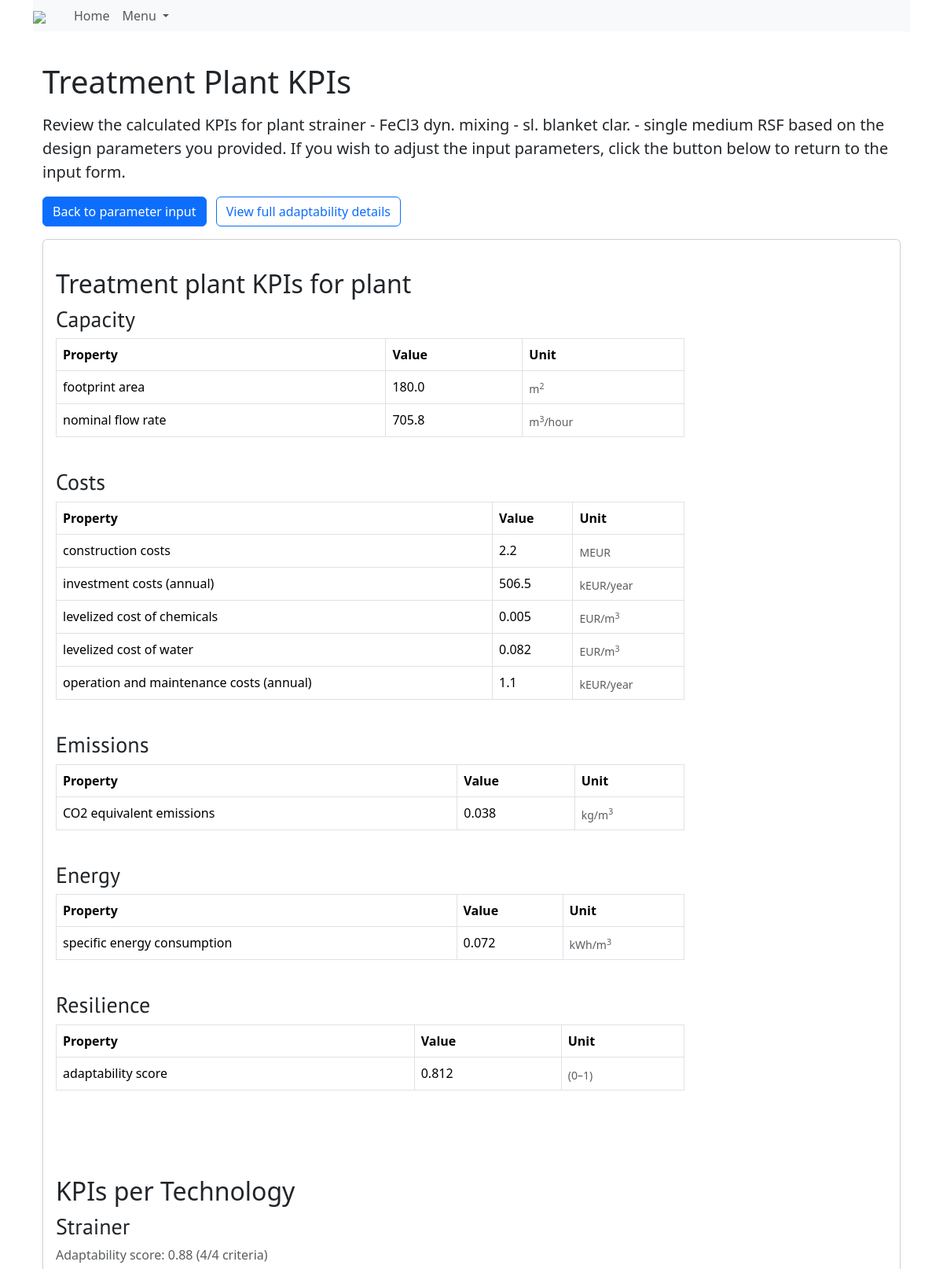
The page /treatmentplant/1/results/ (upper part) on the database its author committed.
### drinq/models.py (models this page shows, shortened)
class TreatmentPlant(models.Model):
    id = models.AutoField(primary_key=True, unique=True)
    configuration = models.ForeignKey(
        MultiStepConfiguration, models.CASCADE, blank=True, null=True,
        db_column='configuration')
    option = models.IntegerField(
        blank=False, null=False,
        help_text="Identifying number in a set of preliminary treatment design options"
        )
    name = models.TextField(blank=True, null=False)
    description = models.TextField(blank=True, null=True)
    slug = models.SlugField(unique=True, blank=True)
    class Meta:
        db_table = 'treatmentplant'
        verbose_name_plural = "treatment plants"

class TreatmentPlantPropertyValue(models.Model):
    id = models.AutoField(primary_key=True, unique=True)
    treatmentplant = models.ForeignKey(
        TreatmentPlant,
        on_delete=models.CASCADE, blank=True, null=True,
        db_column='treatmentplant')
    property = models.ForeignKey(
        'TreatmentPlantProperty',
        on_delete=models.CASCADE, blank=True, null=True,
        db_column='property')
    value = models.TextField(blank=True, null=False)
    class Meta:
        db_table = 'treatmentplant_propertyvalue'
        verbose_name_plural = "treatment plant property values"

class ParameterCategory(models.Model):
    id = models.AutoField(primary_key=True, unique=True)
    name = models.TextField(unique=True, null=False)
    description = models.TextField(blank=True, null=True)
    class Meta:
        db_table = 'parametercategory'
        verbose_name_plural = "parameter categories"

class TreatmentPlantProperty(models.Model):
    id = models.AutoField(primary_key=True, unique=True)
    name = models.TextField(unique=True, null=False)
    description = models.TextField(blank=True, null=True)
    unit = models.TextField(blank=True, null=True)
    category = models.ForeignKey(
        'ParameterCategory', models.CASCADE, blank=True, null=True,
        db_column='category')
    class Meta:
        db_table = 'treatmentplantproperty'
        verbose_name_plural = "treatment plant properties"

class Technology(models.Model):
    id = models.AutoField(primary_key=True, unique=True)
    name = models.TextField(unique=True, null=False)
    description = models.TextField(blank=True, null=True)
    slug = AutoSlugField(populate_from='name')
    advantage = models.TextField(null=True, max_length=500)
    disadvantage = models.TextField(null=True, max_length=500)
    class Meta:
        db_table = 'technology'
        verbose_name_plural = "technologies"

### drinq/views.py (the view)
class DesignParameterResultsView(generic.DetailView):
    model = TreatmentPlant
    template_name = 'drinq/treatmentplant_property_results.html'
    pk_url_kwarg = 'plant_id'
    def get_context_data(self, **kwargs):
        context = super().get_context_data(**kwargs)
        properties = (
            TreatmentPlantPropertyValue.objects
            .filter(treatmentplant=self.object)
            .select_related('property__category')
            .order_by('property__category__name', 'property__name')
        )
        properties_by_category = defaultdict(list)
        for prop_value in properties:
            category = getattr(prop_value.property, 'category', None)
            category_name = category.name if category else 'Uncategorized'
            properties_by_category[category_name].append(prop_value)
        context['properties_by_category'] = properties_by_category.items()
        tech_kpi_qs = TreatmentPlantTechnologyKPIValue.objects.filter(
            treatmentplant=self.object
        ).select_related('technology', 'kpi')
        tech_kpis = defaultdict(list)
        for kpi_value in tech_kpi_qs:
            tech_kpis[kpi_value.technology].append(kpi_value)
        layout_qs = TreatmentPlantLayout.objects.filter(
            treatmentplant=self.object
        ).select_related('technology').order_by('step')
        ordered_techs = [
            layout.technology for layout in layout_qs
            if layout.technology is not None]
        adaptability_data = get_adaptability_scores_for_technologies(
            ordered_techs)
        technology_kpis_ordered = []
        for tech in ordered_techs:
            if tech in tech_kpis:
                technology_kpis_ordered.append({
                    'technology': tech,
                    'kpis': tech_kpis[tech],
                    'adaptability_score': adaptability_data[
                        'technology_scores'].get(tech.id),
                    'criteria_count': adaptability_data[
                        'technology_criteria_counts'].get(tech.id, 0),
                })
        context['technology_kpis_ordered'] = technology_kpis_ordered
        adaptability_score = adaptability_data['plant_score']
        if adaptability_score is not None:
            adapt_prop, _ = TreatmentPlantProperty.objects.get_or_create(
                name="adaptability score",
                defaults={
                    'unit': '(0–1)',
                    'description': 'Average adaptability score across all technologies and criteria',
                },
            )
            TreatmentPlantPropertyValue.objects.update_or_create(
                treatmentplant=self.object,
                property=adapt_prop,
                defaults={'value': f"{adaptability_score:.4f}"},
            )
        context['plant_adaptability_score'] = adaptability_score
        context['adaptability_criteria_total'] = (
            adaptability_data['criteria_total'])
        return context

### closuretree/models.py (called while the page is built)
@receiver(post_save, dispatch_uid='closure-model-save')
def closure_model_save(sender, **kwargs):
    if issubclass(sender, ClosureModel):
        instance = kwargs['instance']
        create = kwargs['created']
        if create:
            closure_instance = instance._closure_model(
                parent=instance,
                child=instance,
                depth=0
            )
            closure_instance.save()
        if instance._closure_change_check():
            if instance._closure_change_oldparent():
                instance._closure_deletelink(instance._closure_change_oldparent())
            instance._closure_createlink()
            delattr(instance, "_closure_old_parent_pk")
        elif create:
            instance._closure_createlink()

### drinq/templatetags/kpi_format.py (called while the page is built)
def format_kpi_value(value):
    try:
        val = float(value)
    except (TypeError, ValueError):
        return value
    if abs(val) < 1:
        if val == 0:
            return "0"
        return f"{val:.3f}"
    if abs(val) >= 1000:
        return f"{val:,.1f}"
    else:
        return f"{val:.1f}"

@register.simple_tag
def scaled_kpi_display(value, kpi_name):
    try:
        numeric_value = float(value)
    except (TypeError, ValueError):
        return {
            "value": value,
            "unit_prefix": "",
        }
    kpi_label = str(kpi_name or "").lower()
    is_cost_kpi = "cost" in kpi_label
    if is_cost_kpi and abs(numeric_value) >= 1_000_000:
        return {
            "value": format_kpi_value(numeric_value / 1_000_000),
            "unit_prefix": "M",
        }
    if is_cost_kpi and abs(numeric_value) >= 1_000:
        return {
            "value": format_kpi_value(numeric_value / 1_000),
            "unit_prefix": "k",
        }
    return {
        "value": format_kpi_value(numeric_value),
        "unit_prefix": "",
    }

### drinq/templatetags/unit_format.py (called while the page is built)
def superscript_exponents(value: str) -> str:
    if not isinstance(value, str):
        return value
    def repl(match):
        return f"<sup>{match.group(1)}</sup>"
    result = re.sub(r'\^(\-?\d+)', repl, value)
    return mark_safe(result)

### templates/drinq/treatmentplant_property_results.html (shortened to what this page needs)
{% extends 'base.html' %}
{% load i18n %}
{% load kpi_format %}
{% load unit_format %}
{% block content %}
<body class="bg-light">
<div class="container mt-4">
  <h1 class="mb-3">Treatment Plant KPIs</h1>
  <p class="lead">Review the calculated KPIs for plant <strong>{{ object.name }}</strong> based on the design parameters you
     provided. If you wish to adjust the input parameters, click the button below to return to the input form.</p>
    <a href="{% url 'design_parameter_input' object.id %}" class="btn btn-primary">Back to parameter input</a>
        <a href="{% url 'adaptability_details' object.id %}" class="btn btn-outline-primary ms-2">View full adaptability details</a>
    <div class="card shadow-sm p-3 bg-white">
        <h2>Treatment plant KPIs for plant </h2>
        {% if properties_by_category %}
            {% for category_name, category_props in properties_by_category %}
            <div class="mb-4">
                <h3>{{ category_name|capfirst }}</h3>
                <table class="table table-bordered">
                    <tr>
                        <th>Property</th>
                        <th>Value</th>
                        <th>Unit</th>
                    </tr>
                    {% for prop in category_props %}
                    {% scaled_kpi_display prop.value prop.property.name as display %}
                    <tr>
                        <td>{{ prop.property.name }}</td>
                        <td>{{ display.value }}</td>
                        <td class="align-top">
                            <div class="form-text text-muted small mt-1">
                                {% if display.unit_prefix %}{{ display.unit_prefix }}{% endif %}{{ prop.property.unit|superscript_exponents|safe }}
                            </div>
                        </td>
                    </tr>
                    {% endfor %}
                </table>
            </div>
            {% endfor %}
        {% else %}
            <div class="mb-4"><em>No plant-level KPIs available for this plant.</em></div>
        {% endif %}
        {% if technology_kpis_ordered %}
        <div class="mt-5">
            <h2>KPIs per Technology</h2>
            <div class="mb-4">
                {% for row in technology_kpis_ordered %}
                    <h3>{{ row.technology.name }}</h3>
                    <p class="mb-2 text-muted">
                        Adaptability score:
                        {% if row.adaptability_score is not None %}
                            {{ row.adaptability_score|floatformat:2 }}
                            ({{ row.criteria_count }}/{{ adaptability_criteria_total }} criteria)
                        {% else %}
                            <em>Not available</em>
                        {% endif %}
                    </p>
                {% endfor %}
            </div>
        {% else %}
            <div class="mt-5"><em>No technology KPIs available for this plant.</em></div>
        {% endif %}
    </div>
</div>
<br>
</body>
{% endblock %}

### drinq/static/css/drinq.css (style rules this page uses)
.page-header h1, .h1, h1 { margin-top: 1em; }
.h2, h2 { margin-top: .67em; }
.h3, h3, .h4, h4 { font-family: 'PT Sans', cursive; }
@media (min-width: 750px) { table { max-width: 800px; width: 100%; margin-left: 0; margin-right: auto; } }

### rows shown on the page
TreatmentPlant: name "strainer - FeCl3 dyn. mixing - sl. blanket clar. - single medium RSF"
TreatmentPlantPropertyValue: name "Capacity", property.name "footprint area", value "180.0", property.unit|superscript_exponents "m 2"
TreatmentPlantPropertyValue: property.name "nominal flow rate", value "705.8", property.unit|superscript_exponents "m 3 /hour"
TreatmentPlantPropertyValue: name "Costs", property.name "construction costs", value "2.2", unit_prefix "M", property.unit|superscript_exponents "EUR"
TreatmentPlantPropertyValue: property.name "investment costs (annual)", value "506.5", unit_prefix "k", property.unit|superscript_exponents "EUR/year"
TreatmentPlantPropertyValue: property.name "levelized cost of chemicals", value "0.005", property.unit|superscript_exponents "EUR/m 3"
TreatmentPlantPropertyValue: property.name "levelized cost of water", value "0.082", property.unit|superscript_exponents "EUR/m 3"
TreatmentPlantPropertyValue: property.name "operation and maintenance costs (annual)", value "1.1", unit_prefix "k", property.unit|superscript_exponents "EUR/year"
TreatmentPlantPropertyValue: name "Emissions", property.name "CO2 equivalent emissions", value "0.038", property.unit|superscript_exponents "kg/m 3"
TreatmentPlantPropertyValue: name "Energy", property.name "specific energy consumption", value "0.072", property.unit|superscript_exponents "kWh/m 3"
TreatmentPlantPropertyValue: name "Resilience", property.name "adaptability score", value "0.812", property.unit|superscript_exponents "(0–1)"
Technology: technology.name "Strainer", adaptability_score "0.88", criteria_count "4", adaptability_criteria_total "4"
